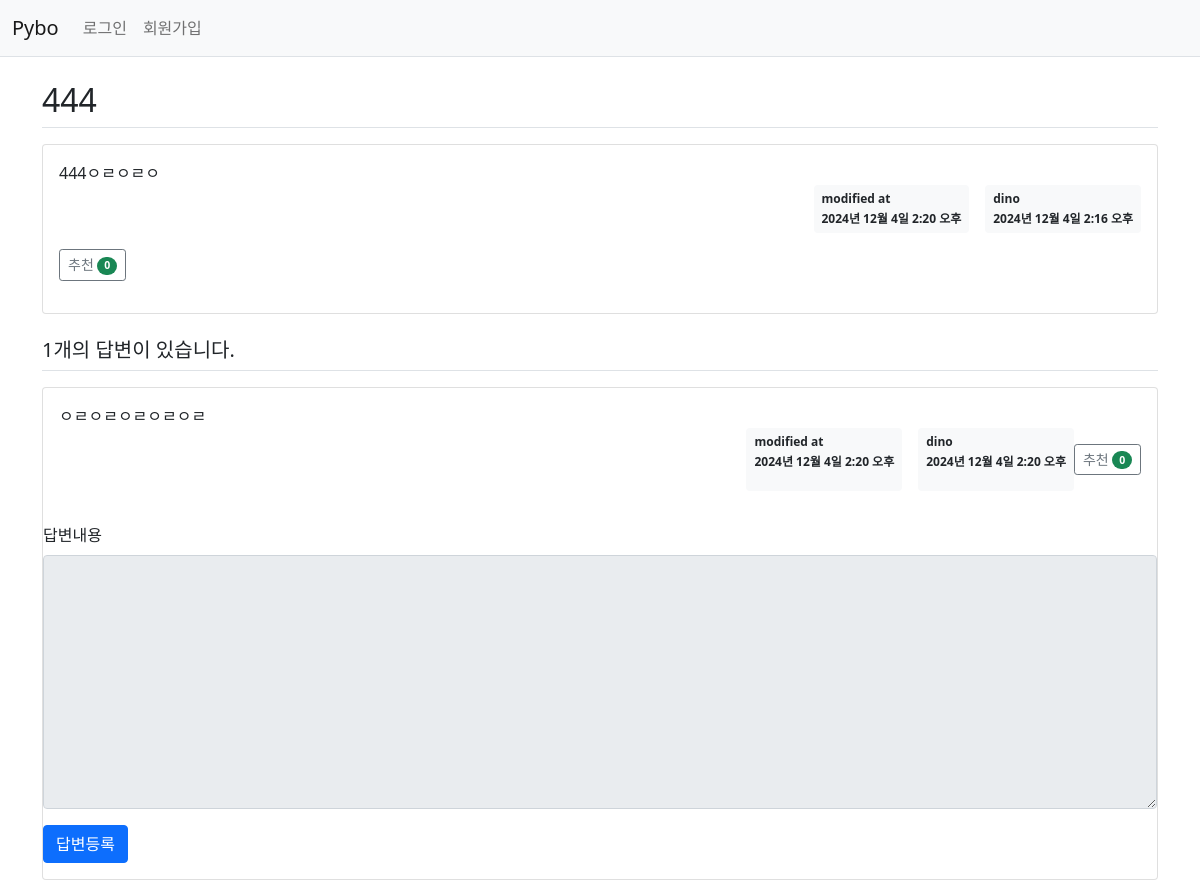
Screenshot of /pybo2/308/ with the database file from the repository.
### pybo2/models.py (models this page shows, shortened)
class Question(models.Model):
    author = models.ForeignKey(User, on_delete=models.CASCADE, related_name='author_question')
    subject = models.CharField(max_length=200)
    content = models.TextField()
    create_date = models.DateTimeField()
    modify_date = models.DateTimeField(null=True, blank=True)
    voter = models.ManyToManyField(User, related_name='voter_question')  # 추천인 추가

class Answer(models.Model):
    author = models.ForeignKey(User, on_delete=models.CASCADE,  related_name='author_answer')
    question = models.ForeignKey(Question, on_delete=models.CASCADE)
    content = models.TextField()
    create_date = models.DateTimeField()
    modify_date = models.DateTimeField(null=True, blank=True)
    voter = models.ManyToManyField(User, related_name='voter_answer')

### pybo2/views/base_views.py (the view)
def detail(request, question_id):
    question = get_object_or_404(Question, pk=question_id)
    context = {'question': question}
    return render(request, 'pybo2/question_detail.html', context)

### templates/pybo2/question_detail.html (shortened to what this page needs)
{% extends 'base.html' %}
{% block content %}
<div class="container my-3">
    <h2 class="border-bottom py-2">{{ question.subject }}</h2>
    <div class="card my-3">
        <div class="card-body">
            <div class="card-text" style="white-space: pre-line;">{{ question.content }}</div>
            <div class="d-flex justify-content-end">
                 {% if question.modify_date %}
                    <div class="badge bg-light text-dark p-2 text-start mx-3">
                        <div class="mb-2">modified at</div>
                        <div>{{ question.modify_date }}</div>
                    </div>
                {% endif %}
                <div class="badge bg-light text-dark p-2 text-start">
                    <div class="mb-2">{{ question.author.username }}</div>
                    <div> {{ question.create_date }}</div>
                </div>
            </div>
            <div class="my-3">
                <a href="javascript:void(0)" data-uri="{% url 'pybo2:question_vote' question.id  %}"
                   class="recommend btn btn-sm btn-outline-secondary"> 추천
                    <span class="badge rounded-pill bg-success">{{question.voter.count}}</span>
                </a>
            </div>
        </div>
    </div>
    <h5 class="border-bottom my-3 py-2">{{question.answer_set.count}}개의 답변이 있습니다.</h5>
    {% for answer in question.answer_set.all %}
    <div class="card my-3">
        <div class="card-body">
            <div class="card-text" style="white-space: pre-line;">{{ answer.content }}</div>
            <div class="d-flex justify-content-end">
               {% if answer.modify_date %}
                    <div class="badge bg-light text-dark p-2 text-start mx-3">
                        <div class="mb-2">modified at</div>
                        <div>{{ answer.modify_date }}</div>
                    </div>
                 {% endif %}
                <div class="badge bg-light text-dark p-2 text-start">
                    <div class="mb-2">{{ answer.author.username }}</div>
                    <div>{{ answer.create_date }}</div>
            </div>
            <div class="my-3">
                <a href="javascript:void(0)" data-uri="{% url 'pybo2:answer_vote' answer.id  %}"
                   class="recommend btn btn-sm btn-outline-secondary"> 추천
                    <span class="badge rounded-pill bg-success">{{answer.voter.count}}</span>
                </a>
            </div>
        </div>
    </div>
    {% endfor %}
    <form action="{% url 'pybo2:answer_create' question.id %}" method="post" class="my-3">
        <div class="mb-3">
            <label for="content" class="form-label">답변내용</label>
             <textarea {% if not user.is_authenticated %}disabled{% endif %}
              name="content" id="content" class="form-control" rows="10"></textarea>
        </div>
        <input type="submit" value="답변등록" class="btn btn-primary">
    </form>
</div>
{% endblock %}

### rows the page displays
Question: subject "444", content "444ㅇㄹㅇㄹㅇ", modify_date "2024년 12월 4일 2:20 오후", author.username "dino", create_date "2024년 12월 4일 2:16 오후", voter.count "0", answer_set.count "1"
Answer: content "ㅇㄹㅇㄹㅇㄹㅇㄹㅇㄹ", modify_date "2024년 12월 4일 2:20 오후", author.username "dino", create_date "2024년 12월 4일 2:20 오후", voter.count "0"
